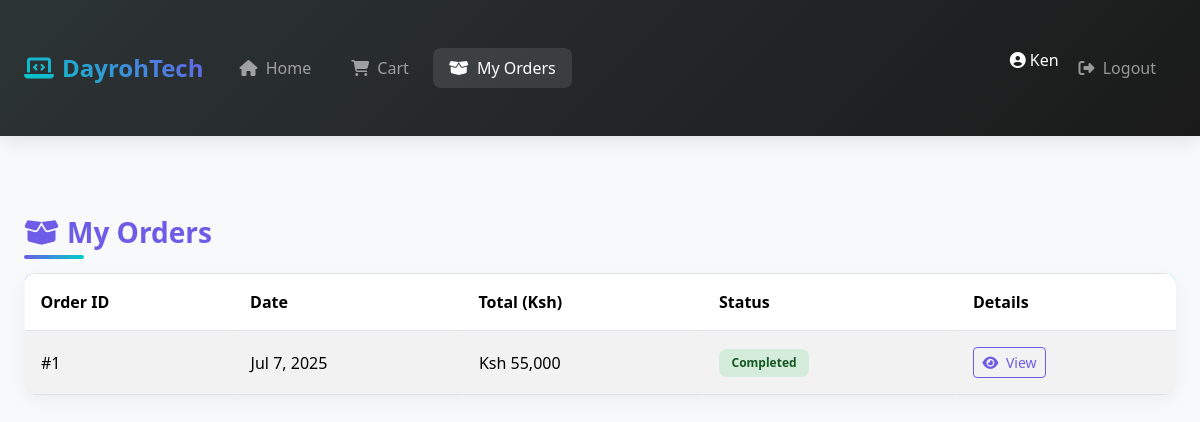
/my_orders.php (signed in), run on the app's committed database.
### tables this page shows
CREATE TABLE `orders` (
  `id` int(11) NOT NULL,
  `customer_name` varchar(100) DEFAULT NULL,
  `phone` varchar(20) DEFAULT NULL,
  `address` text DEFAULT NULL,
  `total_price` decimal(10,2) DEFAULT NULL,
  `order_date` timestamp NOT NULL DEFAULT current_timestamp(),
  `user_id` int(11) DEFAULT NULL
);

### my_orders.php (the view, shortened to what this page needs)
<?php
include 'config.php';
$user_id = $_SESSION['user_id'];
$sql = "SELECT * FROM orders WHERE user_id = ? ORDER BY order_date DESC";
$stmt = $conn->prepare($sql);
$stmt->bind_param("i", $user_id);
$stmt->execute();
$result = $stmt->get_result();
?>
<!DOCTYPE html>
<html lang="en">
<head>
  <link href="https://cdn.jsdelivr.net/npm/bootstrap@5.3.3/dist/css/bootstrap.min.css" rel="stylesheet">
  <link rel="stylesheet" href="https://cdnjs.cloudflare.com/ajax/libs/font-awesome/6.4.0/css/all.min.css">
</head>
<body>
<nav class="navbar navbar-expand-lg navbar-dark">
  <div class="container">
    <a class="navbar-brand" href="users.php">
      <i class="fas fa-laptop-code me-2"></i>DayrohTech
    </a>
    <div class="collapse navbar-collapse" id="navbarNav">
      <ul class="navbar-nav me-auto">
        <li class="nav-item">
          <a class="nav-link" href="user.php">
            <i class="fas fa-home me-1"></i> Home
          </a>
        </li>
        <li class="nav-item">
          <a class="nav-link" href="cart.php">
            <i class="fas fa-shopping-cart me-1"></i> Cart
          </a>
        </li>
        <li class="nav-item">
          <a class="nav-link active" href="orders.php">
            <i class="fas fa-box-open me-1"></i> My Orders
          </a>
        </li>
      </ul>
      <ul class="navbar-nav ms-auto">
        <?php if (isset($_SESSION['user_name'])): ?>
          <li class="nav-item">
            <span class="user-greeting">
              <i class="fas fa-user-circle me-1"></i>
              <?= htmlspecialchars($_SESSION['user_name']) ?>
            </span>
          </li>
        <?php endif; ?>
        <li class="nav-item">
          <a class="nav-link" href="logout.php">
            <i class="fas fa-sign-out-alt me-1"></i> Logout
          </a>
        </li>
      </ul>
    </div>
  </div>
</nav>
<div class="container my-5">
  <h3 class="mb-4">
    <i class="fas fa-box-open me-2"></i>My Orders
  </h3>
  <?php if ($result->num_rows > 0): ?>
    <div class="table-responsive">
      <table class="table table-striped table-bordered table-hover">
        <thead>
          <tr>
            <th>Order ID</th>
            <th>Date</th>
            <th>Total (Ksh)</th>
            <th>Status</th>
            <th>Details</th>
          </tr>
        </thead>
        <tbody>
          <?php while ($row = $result->fetch_assoc()):
            $status = $row['status'] ?? 'completed';
          ?>
          <tr>
            <td data-label="Order ID">#<?= $row['id'] ?></td>
            <td data-label="Date"><?= date('M j, Y', strtotime($row['order_date'])) ?></td>
            <td data-label="Total">Ksh <?= number_format($row['total_price']) ?></td>
            <td data-label="Status">
              <span class="badge badge-status badge-<?= $status ?>">
                <?= ucfirst($status) ?>
              </span>
            </td>
            <td data-label="Details">
              <a href="order_detail.php?id=<?= $row['id'] ?>" class="btn btn-outline-primary btn-sm">
                <i class="fas fa-eye me-1"></i> View
              </a>
            </td>
          </tr>
          <?php endwhile; ?>
        </tbody>
      </table>
    </div>
  <?php endif; ?>
</div>
</body>
</html>

### my_orders.php (style rules this page uses)
:root { --primary: #6c5ce7; --primary-dark: #5649c0; --secondary: #00cec9; --accent: #fd79a8; --dark: #2d3436; --light: #f5f6fa; }
body { font-family: 'Segoe UI', Tahoma, Geneva, Verdana, sans-serif; background-color: #f8f9fa; color: var(--dark); }
.navbar { background: linear-gradient(135deg, var(--dark), #1a1a1a) !important; box-shadow: 0 4px 20px rgba(0,0,0,0.1); padding: 0.8rem 0; }
.navbar-brand { font-weight: 700; font-size: 1.5rem; background: linear-gradient(45deg, var(--secondary), var(--primary)); -webkit-background-clip: text; background-clip: text; color: transparent; transition: all 0.3s ease; }
.nav-link { font-weight: 500; padding: 0.5rem 1rem !important; margin: 0 0.25rem; border-radius: 0.5rem; transition: all 0.3s ease; position: relative; }
.nav-link:not(.active):before { content: ''; position: absolute; bottom: 0; left: 0; width: 0; height: 2px; background: var(--secondary); transition: width 0.3s ease; }
.nav-link.active { background: rgba(255,255,255,0.1); }
.user-greeting { color: white; font-weight: 500; margin-left: 1rem; display: flex; align-items: center; }
.container { max-width: 1200px; padding: 2rem 1.5rem; }
h3 { color: var(--primary); font-weight: 700; margin-bottom: 2rem; position: relative; display: inline-block; }
h3:after { content: ''; position: absolute; bottom: -10px; left: 0; width: 60px; height: 4px; background: linear-gradient(to right, var(--primary), var(--secondary)); border-radius: 2px; }
.table-responsive { border-radius: 0.75rem; overflow: hidden; box-shadow: 0 5px 20px rgba(0,0,0,0.05); }
.table { margin-bottom: 0; }
.table thead { background: linear-gradient(135deg, var(--primary), var(--secondary)); color: white; }
.table th { font-weight: 600; padding: 1rem; border: none; }
.table td { padding: 1rem; vertical-align: middle; border-color: #f1f1f1; }
.table-striped tbody tr:nth-of-type(odd) { background-color: rgba(108, 92, 231, 0.03); }
.btn-outline-primary { border-color: var(--primary); color: var(--primary); transition: all 0.3s ease; }
.badge-status { padding: 0.5rem 0.75rem; border-radius: 0.5rem; font-weight: 600; }
.badge-completed { background-color: #d4edda; color: #155724; }

### data on the page
orders: id "1", order_date "Jul 7, 2025", total_price "55,000", status "Completed"

### other printed values
$_SESSION['user_name'] "Ken"
